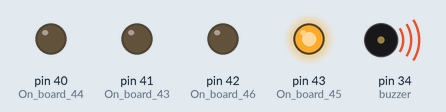
Simulated run of this sketch. Board: Arduino Mega 2560, built with avr-gcc and run on an emulated ATmega2560. On the bench: output pins drawn as LEDs (lit = HIGH), buzzer (waves = sounding, pin HIGH).

Above: at 0.2 s.
Timing chart, 0 to 1.7 s (numbered marks = the images above):
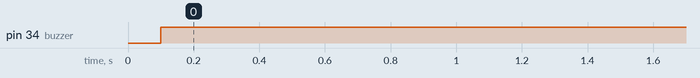

Measured:
- by itself, pin 34 (buzzer): LOW → HIGH at 0.10 s

The sketch:

E_LED_BUZZER.ino
```cpp
void setup() {
  // put your setup code here, to run once:
pinMode(43,OUTPUT);//On board 45  // Common terminal anode
pinMode(42,OUTPUT);//On board 46  //red
pinMode(41,OUTPUT);//On board 43  //green
pinMode(40,OUTPUT);//On board 44  //blue
pinMode(34,OUTPUT);//buzzer
digitalWrite(43,HIGH);
}

void loop() {
  // put your main code here, to run repeatedly:
digitalWrite(42,LOW);
delay(100);
buzzer(1000);
digitalWrite(41,LOW);
delay(100);
buzzer(1000);
digitalWrite(40,LOW);
delay(100);
buzzer(1000);

}
void buzzer(int x )
{
  digitalWrite(34,HIGH);
  delay(x);
}
```

EYRC_MOTION.h
```cpp
#ifndef EYRC_MOTION_H_INCLUDED
#define EYRC_MOTION_H_INCLUDED

#include "Arduino.h"
class EYRC_MOTION
{
    public:
EYRC_MOTION();
void moveForward(int PWM);
void moveBackward(int PWM);
void left_slow(int PWM);
void left_sharp(int PWM);
void right_slow(int PWM);
void right_sharp(int PWM);
void brake();
};

#endif // EYRC_MOTION_H_INCLUDED
```

main.cpp
```cpp
#include "Arduino.h"
#include "EYRC_MOTION.h"

#define Motor_La 22
#define Motor_Lb 23
#define Motor_Ra 25
#define Motor_Rb 24
#define Motor_PWM_L 46
#define Motor_PWM_R 45
#define PWM 128
#define LCD_RW 36

EYRC_MOTION::EYRC_MOTION()
{
     pinMode(Motor_La,OUTPUT);
 pinMode(Motor_Lb,OUTPUT);
 pinMode(Motor_Ra,OUTPUT);
 pinMode(Motor_Rb,OUTPUT);
 pinMode(Motor_PWM_L,OUTPUT);
 pinMode(Motor_PWM_R,OUTPUT);
}
void EYRC_MOTION::moveForward(int pwm)
{
    digitalWrite(Motor_La,LOW);
  digitalWrite(Motor_Lb,HIGH);
  analogWrite(Motor_PWM_L,pwm);

  digitalWrite(Motor_Ra,LOW);
  digitalWrite(Motor_Rb,HIGH);
  analogWrite(Motor_PWM_R,pwm);
}
void EYRC_MOTION::moveBackward(int pwm)
{
    digitalWrite(Motor_La,HIGH);
  digitalWrite(Motor_Lb,LOW);
  analogWrite(Motor_PWM_L,pwm);

  digitalWrite(Motor_Ra,HIGH);
  digitalWrite(Motor_Rb,LOW);
  analogWrite(Motor_PWM_R,pwm);
}
void EYRC_MOTION::left_slow(int pwm)
{
    digitalWrite(Motor_La,HIGH);
  digitalWrite(Motor_Lb,HIGH);
  analogWrite(Motor_PWM_L,pwm);

  digitalWrite(Motor_Ra,LOW);
  digitalWrite(Motor_Rb,HIGH);
  analogWrite(Motor_PWM_R,pwm);
}
void EYRC_MOTION::left_sharp(int pwm)
{
    digitalWrite(Motor_La,HIGH);
  digitalWrite(Motor_Lb,LOW);
  analogWrite(Motor_PWM_L,pwm);

  digitalWrite(Motor_Ra,LOW);
  digitalWrite(Motor_Rb,HIGH);
  analogWrite(Motor_PWM_R,pwm);
}
void EYRC_MOTION::right_slow(int pwm)
{
    digitalWrite(Motor_La,LOW);
  digitalWrite(Motor_Lb,HIGH);
  analogWrite(Motor_PWM_L,pwm);

  digitalWrite(Motor_Ra,HIGH);
  digitalWrite(Motor_Rb,HIGH);
  analogWrite(Motor_PWM_R,pwm);
}
void EYRC_MOTION::right_sharp(int pwm)
{
    digitalWrite(Motor_La,LOW);
  digitalWrite(Motor_Lb,HIGH);
  analogWrite(Motor_PWM_L,pwm);

  digitalWrite(Motor_Ra,HIGH);
  digitalWrite(Motor_Rb,LOW);
  analogWrite(Motor_PWM_R,pwm);
}
void EYRC_MOTION::brake()
{
    digitalWrite(Motor_La,HIGH);
  digitalWrite(Motor_Lb,HIGH);
  analogWrite(Motor_PWM_L,255);

  digitalWrite(Motor_Ra,HIGH);
  digitalWrite(Motor_Rb,HIGH);
  analogWrite(Motor_PWM_R,255);
}
```
